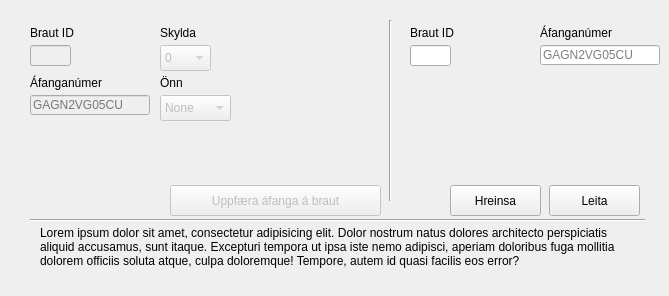
      <widget class="QWidget" name="trackCoursesTabUpdate">
       <attribute name="title">
        <string>Áfangi á braut</string>
       </attribute>
       <widget class="QLabel" name="label_154">
        <property name="geometry">
         <rect>
          <x>160</x>
          <y>70</y>
          <width>101</width>
          <height>20</height>
         </rect>
        </property>
        <property name="layoutDirection">
         <enum>Qt::LeftToRight</enum>
        </property>
        <property name="text">
         <string>Önn</string>
        </property>
        <property name="alignment">
         <set>Qt::AlignBottom|Qt::AlignLeading|Qt::AlignLeft</set>
        </property>
       </widget>
       <widget class="QPushButton" name="pushButton_34">
        <property name="enabled">
         <bool>false</bool>
        </property>
        <property name="geometry">
         <rect>
          <x>170</x>
          <y>185</y>
          <width>211</width>
          <height>31</height>
         </rect>
        </property>
        <property name="sizePolicy">
         <sizepolicy hsizetype="Minimum" vsizetype="Fixed">
          <horstretch>0</horstretch>
          <verstretch>0</verstretch>
         </sizepolicy>
        </property>
        <property name="layoutDirection">
         <enum>Qt::LeftToRight</enum>
        </property>
        <property name="autoFillBackground">
         <bool>false</bool>
        </property>
        <property name="text">
         <string>Uppfæra áfanga á braut</string>
        </property>
        <property name="autoDefault">
         <bool>false</bool>
        </property>
        <property name="default">
         <bool>true</bool>
        </property>
        <property name="flat">
         <bool>false</bool>
        </property>
       </widget>
       <widget class="QLabel" name="label_155">
        <property name="geometry">
         <rect>
          <x>160</x>
          <y>20</y>
          <width>101</width>
          <height>20</height>
         </rect>
        </property>
        <property name="layoutDirection">
         <enum>Qt::LeftToRight</enum>
        </property>
        <property name="text">
         <string>Skylda</string>
        </property>
        <property name="alignment">
         <set>Qt::AlignBottom|Qt::AlignLeading|Qt::AlignLeft</set>
        </property>
       </widget>
       <widget class="QLabel" name="label_156">
        <property name="geometry">
         <rect>
          <x>40</x>
          <y>226</y>
          <width>591</width>
          <height>61</height>
         </rect>
        </property>
        <property name="text">
         <string>Lorem ipsum dolor sit amet, consectetur adipisicing elit. Dolor nostrum natus dolores architecto perspiciatis aliquid accusamus, sunt itaque. Excepturi tempora ut ipsa iste nemo adipisci, aperiam doloribus fuga mollitia dolorem officiis soluta atque, culpa doloremque! Tempore, autem id quasi facilis eos error?</string>
        </property>
        <property name="textFormat">
         <enum>Qt::AutoText</enum>
        </property>
        <property name="scaledContents">
         <bool>false</bool>
        </property>
        <property name="alignment">
         <set>Qt::AlignLeading|Qt::AlignLeft|Qt::AlignTop</set>
        </property>
        <property name="wordWrap">
         <bool>true</bool>
        </property>
       </widget>
       <widget class="Line" name="line_39">
        <property name="geometry">
         <rect>
          <x>30</x>
          <y>210</y>
          <width>615</width>
          <height>20</height>
         </rect>
        </property>
        <property name="orientation">
         <enum>Qt::Horizontal</enum>
        </property>
       </widget>
       <widget class="QComboBox" name="comboBox_27">
        <property name="enabled">
         <bool>false</bool>
        </property>
        <property name="geometry">
         <rect>
          <x>160</x>
          <y>45</y>
          <width>51</width>
          <height>26</height>
         </rect>
        </property>
        <item>
         <property name="text">
          <string>0</string>
         </property>
        </item>
        <item>
         <property name="text">
          <string>1</string>
         </property>
        </item>
        <item>
         <property name="text">
          <string>2</string>
         </property>
        </item>
        <item>
         <property name="text">
          <string>3</string>
         </property>
        </item>
       </widget>
       <widget class="QComboBox" name="comboBox_29">
        <property name="enabled">
         <bool>false</bool>
        </property>
        <property name="geometry">
         <rect>
          <x>160</x>
          <y>95</y>
          <width>71</width>
          <height>26</height>
         </rect>
        </property>
        <item>
         <property name="text">
          <string>None</string>
         </property>
        </item>
        <item>
         <property name="text">
          <string>1</string>
         </property>
        </item>
        <item>
         <property name="text">
          <string>2</string>
         </property>
        </item>
        <item>
         <property name="text">
          <string>3</string>
         </property>
        </item>
        <item>
         <property name="text">
          <string>4</string>
         </property>
        </item>
        <item>
         <property name="text">
          <string>5</string>
         </property>
        </item>
        <item>
         <property name="text">
          <string>6</string>
         </property>
        </item>
        <item>
         <property name="text">
          <string>7</string>
         </property>
        </item>
        <item>
         <property name="text">
          <string>8</string>
         </property>
        </item>
        <item>
         <property name="text">
          <string>9</string>
         </property>
        </item>
        <item>
         <property name="text">
          <string>10</string>
         </property>
        </item>
       </widget>
       <widget class="QPushButton" name="pushButton_42">
        <property name="geometry">
         <rect>
          <x>549</x>
          <y>185</y>
          <width>91</width>
          <height>31</height>
         </rect>
        </property>
        <property name="text">
         <string>Leita</string>
        </property>
       </widget>
       <widget class="Line" name="line_47">
        <property name="geometry">
         <rect>
          <x>380</x>
          <y>20</y>
          <width>20</width>
          <height>181</height>
         </rect>
        </property>
        <property name="orientation">
         <enum>Qt::Vertical</enum>
        </property>
       </widget>
       <widget class="QLineEdit" name="lineEdit_33">
        <property name="enabled">
         <bool>false</bool>
        </property>
        <property name="geometry">
         <rect>
          <x>30</x>
          <y>45</y>
          <width>41</width>
          <height>21</height>
         </rect>
        </property>
        <property name="text">
         <string/>
        </property>
        <property name="maxLength">
         <number>11</number>
        </property>
        <property name="clearButtonEnabled">
         <bool>false</bool>
        </property>
       </widget>
       <widget class="QLabel" name="label_63">
        <property name="geometry">
         <rect>
          <x>30</x>
          <y>20</y>
          <width>101</width>
          <height>20</height>
         </rect>
        </property>
        <property name="layoutDirection">
         <enum>Qt::LeftToRight</enum>
        </property>
        <property name="text">
         <string>Braut ID</string>
        </property>
        <property name="alignment">
         <set>Qt::AlignBottom|Qt::AlignLeading|Qt::AlignLeft</set>
        </property>
       </widget>
       <widget class="QLineEdit" name="lineEdit_34">
        <property name="geometry">
         <rect>
          <x>410</x>
          <y>45</y>
          <width>41</width>
          <height>21</height>
         </rect>
        </property>
        <property name="text">
         <string/>
        </property>
        <property name="maxLength">
         <number>11</number>
        </property>
        <property name="clearButtonEnabled">
         <bool>false</bool>
        </property>
       </widget>
       <widget class="QLabel" name="label_64">
        <property name="geometry">
         <rect>
          <x>410</x>
          <y>20</y>
          <width>101</width>
          <height>20</height>
         </rect>
        </property>
        <property name="layoutDirection">
         <enum>Qt::LeftToRight</enum>
        </property>
        <property name="text">
         <string>Braut ID</string>
        </property>
        <property name="alignment">
         <set>Qt::AlignBottom|Qt::AlignLeading|Qt::AlignLeft</set>
        </property>
       </widget>
       <widget class="QLabel" name="label_177">
        <property name="geometry">
         <rect>
          <x>540</x>
          <y>20</y>
          <width>101</width>
          <height>20</height>
         </rect>
        </property>
        <property name="text">
         <string>Áfanganúmer</string>
        </property>
        <property name="alignment">
         <set>Qt::AlignBottom|Qt::AlignLeading|Qt::AlignLeft</set>
        </property>
       </widget>
       <widget class="QLineEdit" name="lineEdit_57">
        <property name="geometry">
         <rect>
          <x>540</x>
          <y>45</y>
          <width>120</width>
          <height>20</height>
         </rect>
        </property>
        <property name="inputMask">
         <string/>
        </property>
        <property name="text">
         <string/>
        </property>
        <property name="maxLength">
         <number>11</number>
        </property>
        <property name="placeholderText">
         <string>GAGN2VG05CU</string>
        </property>
       </widget>
       <widget class="QLineEdit" name="lineEdit_58">
        <property name="enabled">
         <bool>false</bool>
        </property>
        <property name="geometry">
         <rect>
          <x>30</x>
          <y>95</y>
          <width>120</width>
          <height>20</height>
         </rect>
        </property>
        <property name="inputMask">
         <string/>
        </property>
        <property name="text">
         <string/>
        </property>
        <property name="maxLength">
         <number>11</number>
        </property>
        <property name="placeholderText">
         <string>GAGN2VG05CU</string>
        </property>
       </widget>
       <widget class="QLabel" name="label_178">
        <property name="geometry">
         <rect>
          <x>30</x>
          <y>70</y>
          <width>101</width>
          <height>20</height>
         </rect>
        </property>
        <property name="text">
         <string>Áfanganúmer</string>
        </property>
        <property name="alignment">
         <set>Qt::AlignBottom|Qt::AlignLeading|Qt::AlignLeft</set>
        </property>
       </widget>
       <widget class="QPushButton" name="pushButton_50">
        <property name="geometry">
         <rect>
          <x>450</x>
          <y>185</y>
          <width>91</width>
          <height>31</height>
         </rect>
        </property>
        <property name="text">
         <string>Hreinsa</string>
        </property>
       </widget>
      </widget>
